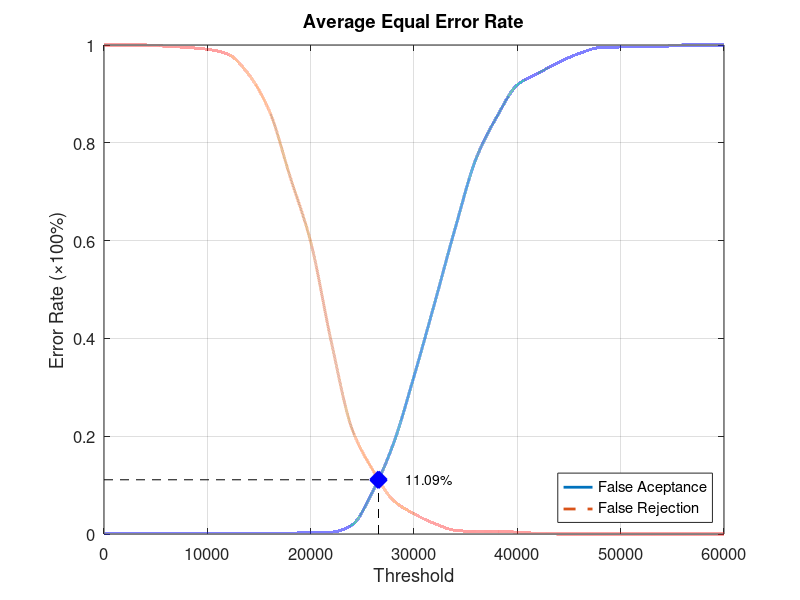
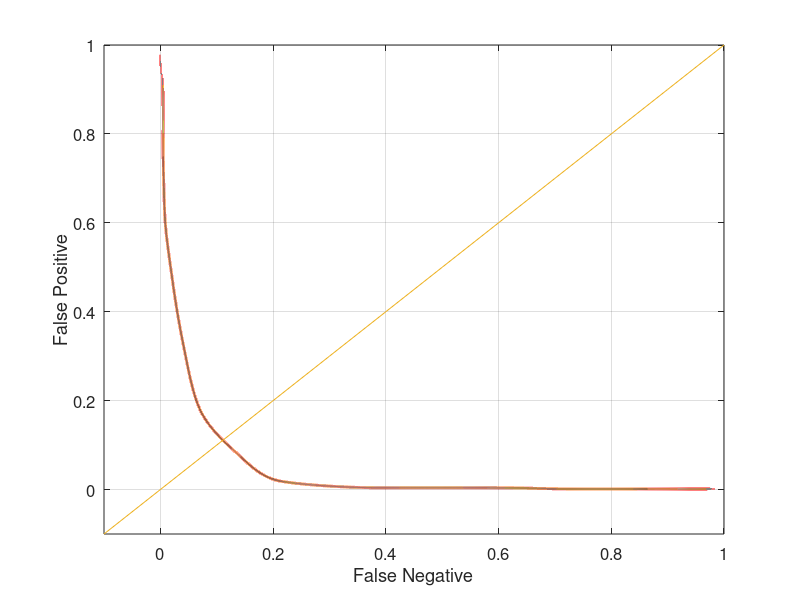

Write the MATLAB code that produced these figures, in order.
function yEER = Experiment1Average
close all;
clear;
clc;
x = 0:2000:60000;
xq = 0:0.5:60000;

y0 = [0 0.00131579 0.00131579 0.00131579 0.00131579 0.00131579 0.00131579 0.00131579 0.00131579 0.00131579 0.00394737 0.00394737 0.0184211 0.0868421 0.184211 0.322368 0.472368 0.626316 0.767105 0.852632 0.918421 0.942105 0.964474 0.982895 0.994737 0.996053 0.997368 0.997368 1 1 1];
yy0 = interp1(x, y0, xq, 'pchip');
y1 = [1 1 1 0.9975 0.995 0.99125 0.98125 0.94 0.865 0.73125 0.5975 0.3925 0.215 0.13125 0.06875 0.04125 0.02125 0.0075 0.005 0.005 0.00375 0.00125 0 0 0 0 0 0 0 0 0];
yy1 = interp1(x, y1, xq, 'pchip');

% Calculating EER: 
y2 = abs(y0 - y1);
find(y2 == min(y2))
yy2 = abs(yy0 - yy1);
xEER = find(yy2 == min(yy2));
xEERIndex = xq(xEER) % X-axis EER
yEER = yy0(xEER) % Y-axis EER

main = figure
plot(xq, yy0,'-','LineWidth', 2);	hold on
plot(xq, yy1,'--','LineWidth', 2);	hold on
plot([xEERIndex xEERIndex], [0 yEER], 'k--');	hold on
plot([0 xEERIndex], [yEER yEER], 'k--');	hold on
plot(xEERIndex, yEER, 'bx', 'LineWidth', 10);	hold on
text(xEERIndex + 10 * xEERIndex / 100, yEER, [num2str(round((10000 * yEER)) / 100) '%'])
legend('False Aceptance', 'False Rejection', 'Location', 'SouthEast')
xlabel('Threshold')
ylabel('Error Rate (\times100%)')
title('Average Equal Error Rate')
set(gca, 'FontSize', 12)
axis([0 60000 0 1])
grid on

print(main, 'Experiment1AverageMain', '-dpng');
FNRxFPR = figure('Color', [1 1 1]);
plot(yy1, yy0, '-', yy1, yy0, 'LineWidth', 2);
hold on
y = -0.1:0.1:1
plot(y, y); 
set(gca, 'FontSize', 12)
xlabel('False Negative')
ylabel('False Positive')
axis([-0.1 1 -0.1 1])
set(gca, 'FontSize', 12)
grid on

print(FNRxFPR, 'Experiment1AverageFNRxFPR','-dpng');
end
